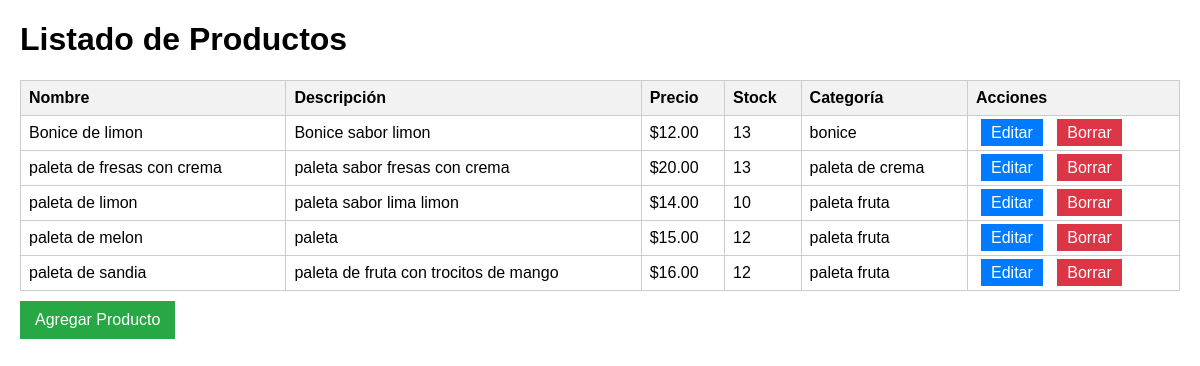
The page / on the database its author committed.
### app_producto/models.py (models this page shows, shortened)
class Producto(models.Model):
    nombre = models.CharField(max_length=100)
    descripcion = models.TextField()
    precio = models.DecimalField(max_digits=10, decimal_places=2)
    stock = models.IntegerField()
    categoria = models.ForeignKey(Categoria, on_delete=models.CASCADE, related_name='productos')

class Categoria(models.Model):
    nombre = models.CharField(max_length=50)

### app_producto/views.py (the view)
# urls.py: path('', views.index, name='inicio'),
def index(request):
    productos = Producto.objects.all().order_by('nombre') # Obtiene todos los productos, ordenados por nombre
    return render(request, 'listar_producto.html', {'productos': productos})

### app_producto/templates/listar_producto.html (shortened to what this page needs)
<!DOCTYPE html>
<html lang="es">
<head>
</head>
<body>
    <h1>Listado de Productos</h1>
    <table>
        <thead>
            <tr>
                <th>Nombre</th>
                <th>Descripción</th>
                <th>Precio</th>
                <th>Stock</th>
                <th>Categoría</th>
                <th>Acciones</th>
            </tr>
        </thead>
        <tbody>
            {% for producto in productos %}
            <tr>
                <td>{{ producto.nombre }}</td>
                <td>{{ producto.descripcion|truncatechars:50 }}</td>
                <td>${{ producto.precio }}</td>
                <td>{{ producto.stock }}</td>
                <td>{{ producto.categoria.nombre }}</td>
                <td>
                    <a href="{% url 'editar_producto' producto.id %}" class="btn editar">Editar</a>
                    <a href="{% url 'borrar_producto' producto.id %}" class="btn borrar">Borrar</a>
                </td>
            </tr>
            {% empty %}
            <tr>
                <td colspan="6">No hay productos registrados.</td>
            </tr>
            {% endfor %}
        </tbody>
    </table>
    <a href="{% url 'agregar_producto' %}" class="btn agregar">Agregar Producto</a>
</body>
</html>

### app_producto/templates/listar_producto.html (style rules this page uses)
body { font-family: Arial, sans-serif; margin: 20px; }
table { width: 100%; border-collapse: collapse; margin-top: 20px; }
th, td { border: 1px solid #ccc; padding: 8px; text-align: left; }
th { background-color: #f2f2f2; }
.btn { margin: 5px; padding: 5px 10px; text-decoration: none; color: white; }
.editar { background-color: #007BFF; }
.borrar { background-color: #DC3545; }
.agregar { background-color: #28A745; display: inline-block; margin: 10px 0; padding: 10px 15px; color: white; text-decoration: none; }

### rows shown on the page
Producto: nombre "Bonice de limon", descripcion "Bonice sabor limon", precio "12.00", stock "13", categoria.nombre "bonice"
Producto: nombre "paleta de fresas con crema", descripcion "paleta sabor fresas con crema", precio "20.00", stock "13", categoria.nombre "paleta de crema"
Producto: nombre "paleta de limon", descripcion "paleta sabor lima limon", precio "14.00", stock "10", categoria.nombre "paleta fruta"
Producto: nombre "paleta de melon", descripcion "paleta", precio "15.00", stock "12", categoria.nombre "paleta fruta"
Producto: nombre "paleta de sandia", descripcion "paleta de fruta con trocitos de mango", precio "16.00", stock "12", categoria.nombre "paleta fruta"
